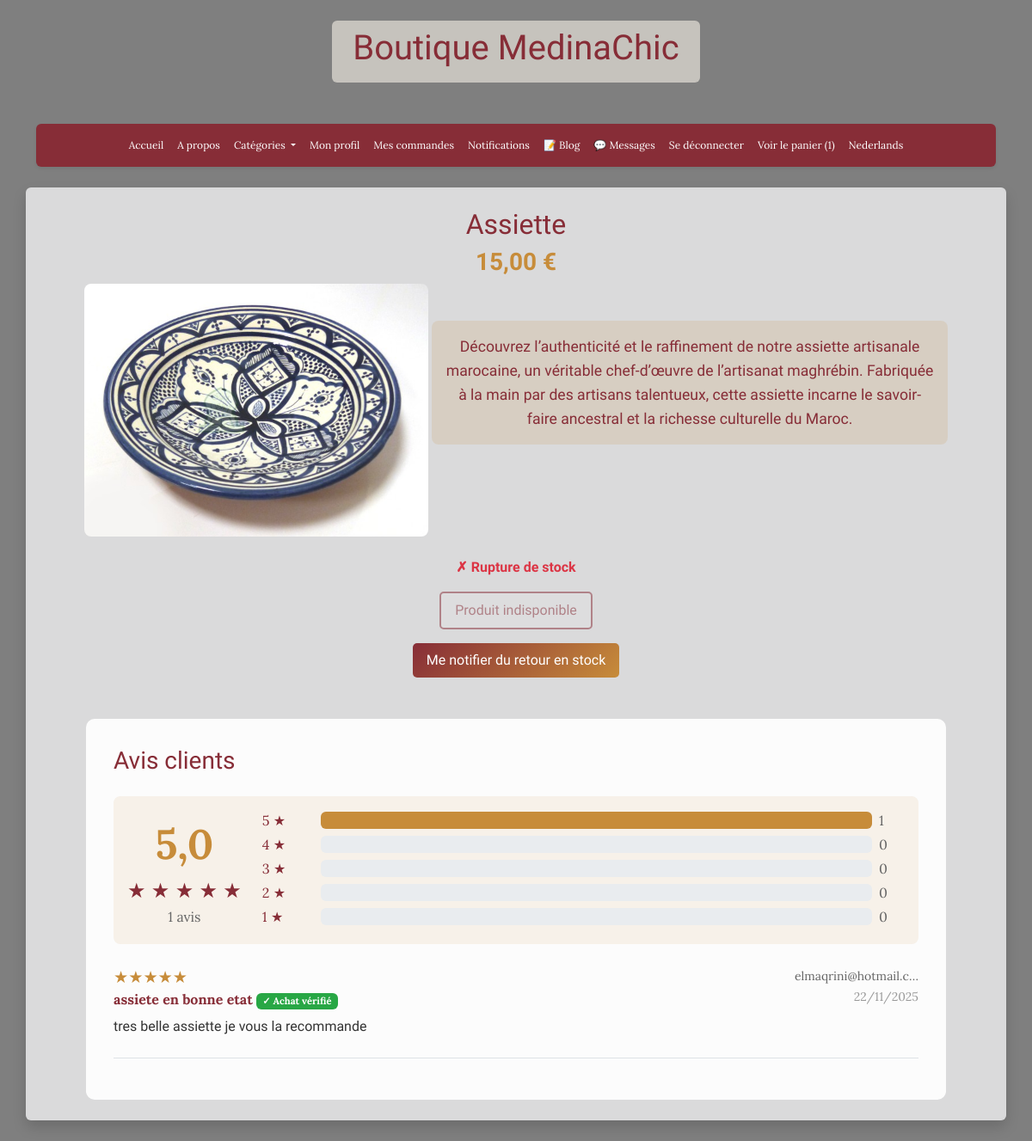
Screenshot of /api/product/assiette/ (signed in) with the database file from the repository.
### store/models.py (models this page shows, shortened)
class Product(models.Model):
    name = models.CharField(max_length=128)
    name_nl = models.CharField(max_length=128, blank=True, null=True)
    slug = models.SlugField(max_length=128, blank=True)
    CATEGORIES = [
        ('autre', 'Autre'),
        ('cuisine', 'Cuisine'),
        ('vetement', 'Vetement'),
        ('tissu', 'Tissu'),
        ('argile', 'Argile'),
        ('maroquineire', 'Maroquineire'),
        ('alimentaire', 'Alimentaire'),
        ('accessoire', 'Accessoire'),
    ]
    category = models.CharField(max_length=50, choices=CATEGORIES, default='autre')
    price = models.FloatField(default=0.0)
    quantity = models.IntegerField(default=0)
    description = models.TextField(blank=True)
    description_nl = models.TextField(blank=True, null=True)
    thumbnail = models.ImageField(upload_to="products/", blank=True, null=True)
    stripe_id = models.CharField(max_length=90, blank=True)
    def get_average_rating(self):
        from django.db.models import Avg
        result = self.reviews.aggregate(avg_rating=Avg('rating'))
        return round(result['avg_rating'], 1) if result['avg_rating'] else 0
    def get_rating_count(self):
        return self.reviews.count()
    def get_rating_distribution(self):
        distribution = {i: 0 for i in range(1, 6)}
        for review in self.reviews.all():
            distribution[review.rating] += 1
        return distribution
    def get_stars_display(self):
        avg = self.get_average_rating()
        full_stars = int(avg)
        half_star = 1 if (avg - full_stars) >= 0.5 else 0
        empty_stars = 5 - full_stars - half_star
        return {
            'full': full_stars,
            'half': half_star,
            'empty': empty_stars,
            'average': avg
        }

class ProductReview(models.Model):
    product = models.ForeignKey(Product, on_delete=models.CASCADE, related_name='reviews')
    user = models.ForeignKey(AUTH_USER_MODEL, on_delete=models.CASCADE)
    rating = models.IntegerField(choices=[(i, i) for i in range(1, 6)], help_text="Note de 1 à 5 étoiles")
    title = models.CharField(max_length=200, verbose_name="Titre de l'avis")
    comment = models.TextField(verbose_name="Commentaire")
    created_at = models.DateTimeField(auto_now_add=True)
    updated_at = models.DateTimeField(auto_now=True)
    verified_purchase = models.BooleanField(default=False, verbose_name="Achat vérifié")
    class Meta:
        verbose_name = "Avis produit"
        verbose_name_plural = "Avis produits"
        ordering = ['-created_at']
        unique_together = ['product', 'user']
    def get_stars_display(self):
        return '★' * self.rating + '☆' * (5 - self.rating)

### accounts/models.py (models this page shows, shortened)
class Shopper(AbstractUser):
    username = None
    email = models.EmailField(max_length=254, unique=True)
    stripe_id = models.CharField(max_length=90, blank=True)
    USERNAME_FIELD = 'email'
    REQUIRED_FIELDS = []
    objects = CustomUserManager()

### store/views.py (the view)
# urls.py: path('product/<str:slug>/', product_detail, name="product"),
def product_detail(request, slug):
    product = get_object_or_404(Product, slug=slug)
    return render(request, 'store/detail.html', context={'product': product})

### store/context_processors.py (called while the page is built)
def cart_processor(request):
    cart_data = {
        'has_cart': False,
        'cart_count': 0
    }
    if request.user.is_authenticated:
        try:
            cart = Cart.objects.filter(user=request.user, ordered=False).first()
            if cart:
                cart_data['has_cart'] = True
                cart_data['cart_count'] = cart.orders.count()
        except:
            pass
    return cart_data

def notifications_processor(request):
    notifications_data = {
        'unread_notifications_count': 0
    }
    if request.user.is_authenticated:
        try:
            notifications_data['unread_notifications_count'] = Notification.objects.filter(
                user=request.user,
                is_read=False
            ).count()
        except:
            pass
    return notifications_data

### store/templatetags/store_filters.py (called while the page is built)
@register.filter
def get_item(dictionary, key):
    if dictionary is None:
        return None
    return dictionary.get(int(key)) if key else None

### store/templates/store/detail.html (shortened to what this page needs)
{% extends 'base.html' %}
{% load store_filters %}
{% block content %}
    <div class="text-center">
        <h2 class="product-title">{{ product.name }}</h2>
        <h3 class="product-price">{{ product.price|floatformat:2 }} €</h3>
        <img src="{{ product.thumbnail.url }}" alt="{{ product.name }}" class="product-image mb-4">
        <p class="product-description">{{ product.description }}</p>
        {% if product.quantity > 0 %}
            <p class="text-success fw-bold">✓ {{ product.quantity }} en stock</p>
        {% else %}
            <p class="text-danger fw-bold">✗ Rupture de stock</p>
        {% endif %}
        {% if user.is_authenticated %}
            {% if product.quantity > 0 %}
                <p>
                    <a href="{% url 'add-to-cart' product.slug %}" class="add-to-cart-btn">
                        Ajouter au panier
                    </a>
                </p>
            {% else %}
                <p>
                    <button class="add-to-cart-btn" disabled style="opacity: 0.5; cursor: not-allowed;">
                        Produit indisponible
                    </button>
                </p>
                <p class="mt-2">
                    <a href="{% url 'subscribe-stock-alert' product.slug %}" class="btn" style="background: linear-gradient(135deg, #872D37 0%, #C78C3A 100%); color: white; border: none; padding: 0.5rem 1rem; border-radius: 5px; text-decoration: none; transition: all 0.3s ease;" onmouseover="this.style.opacity='0.9'" onmouseout="this.style.opacity='1'">
                         Me notifier du retour en stock
                    </a>
                </p>
            {% endif %}
        {% endif %}
    </div>
    <div class="mt-5" style="max-width: 1000px; margin-left: auto; margin-right: auto;">
        <div style="background-color: rgba(255, 255, 255, 0.95); padding: 2rem; border-radius: 10px;">
            <h3 style="color: #872D37; margin-bottom: 1.5rem;">Avis clients</h3>
            {% if product.get_rating_count > 0 %}
                <div class="d-flex align-items-center gap-4 mb-4 p-3" style="background-color: rgba(199, 140, 58, 0.1); border-radius: 8px;">
                    <div class="text-center">
                        <div style="font-size: 3rem; font-weight: bold; color: #C78C3A;">
                            {{ product.get_average_rating }}
                        </div>
                        <div style="color: #872D37; font-size: 1.5rem;">
                            {% with stars=product.get_stars_display %}
                                {% for i in "12345" %}
                                    {% if forloop.counter <= stars.full %}
                                        ★
                                    {% elif forloop.counter == stars.full|add:1 and stars.half %}
                                        ⯨
                                    {% else %}
                                        ☆
                                    {% endif %}
                                {% endfor %}
                            {% endwith %}
                        </div>
                        <div style="color: #666;">
                            {{ product.get_rating_count }} avis
                        </div>
                    </div>
                    <div class="flex-grow-1">
                        {% with distribution=product.get_rating_distribution %}
                            {% for rating in "54321" %}
                                <div class="d-flex align-items-center gap-2 mb-1">
                                    <span style="color: #872D37; min-width: 60px;">{{ rating }} ★</span>
                                    <div class="progress flex-grow-1" style="height: 20px;">
                                        {% with count=distribution|get_item:rating|default:0 %}
                                            {% widthratio count product.get_rating_count 100 as percentage %}
                                            <div class="progress-bar" style="width: {{ percentage }}%; background-color: #C78C3A;" role="progressbar"></div>
                                        {% endwith %}
                                    </div>
                                    <span style="color: #666; min-width: 30px;">{{ distribution|get_item:rating|default:0 }}</span>
                                </div>
                            {% endfor %}
                        {% endwith %}
                    </div>
                </div>
                <div class="mt-4">
                    {% for review in product.reviews.all %}
                        <div class="border-bottom pb-3 mb-3">
                            <div class="d-flex justify-content-between align-items-start mb-2">
                                <div>
                                    <div style="color: #C78C3A; font-size: 1.2rem;">
                                        {{ review.get_stars_display }}
                                    </div>
                                    <strong style="color: #872D37;">{{ review.title }}</strong>
                                    {% if review.verified_purchase %}
                                        <span class="badge" style="background-color: #28a745; font-size: 0.7rem;">✓ Achat vérifié</span>
                                    {% endif %}
                                </div>
                                <div class="text-end">
                                    <small style="color: #666;">{{ review.user.email|truncatechars:20 }}</small><br>
                                    <small style="color: #999;">{{ review.created_at|date:"d/m/Y" }}</small>
                                </div>
                            </div>
                            <p style="color: #333; margin-bottom: 0.5rem;">{{ review.comment }}</p>
                        </div>
                    {% endfor %}
                </div>
            {% else %}
                <div class="text-center py-4" style="background-color: rgba(199, 140, 58, 0.1); border-radius: 8px;">
                    <p style="color: #872D37; font-size: 1.1rem; margin: 0;">
                        Aucun avis pour le moment. Soyez le premier à donner votre avis !
                    </p>
                </div>
            {% endif %}
        </div>
    </div>
{% endblock %}

### store/templates/store/detail.html (style rules this page uses)
.product-title { color: #872D37; }
.product-price { color: #C78C3A; font-weight: bold; }
.product-image { width: 100%; max-width: 400px; height: auto; object-fit: cover; border-radius: 8px; }
.add-to-cart-btn { border: 2px solid #872D37; color: #872D37; padding: 0.5rem 1rem; text-decoration: none; border-radius: 5px; display: inline-block; transition: all 0.3s ease; }
.product-description { color: #872D37; font-size: 1.1rem; line-height: 1.6; }
.product-description { color: #872D37; font-size: 1.1rem; line-height: 1.6; background-color: rgba(199, 140, 58, 0.15); padding: 1rem; border-radius: 8px; display: inline-block; max-width: 600px; }

### rows the page displays
Product: name "Assiette", price "15,00", thumbnail (picture), description "Découvrez l’authenticité et le raffinement de notre assiette artisanale marocaine, un véritable chef-d’œuvre de l’artisanat maghrébin. Fabriquée à la main par des artisans talentueux, cette assiette incarne le savoir-faire ancestral et la richesse culturelle du Maroc.", get_average_rating "5,0", get_rating_count "1"
ProductReview: stars "★★★★★", title "assiete en bonne etat", verified_purchase "✓ Achat vérifié", user.email "elmaqrini@hotmail.c…", created_at "22/11/2025", comment "tres belle assiette je vous la recommande"

### other values shown
{{ cart_count }} "1"
{{ rating }} "5" "4" "3" "2" "1"
{{ distribution|get_item:rating|default:0 }} "1" "0" "0" "0" "0"
